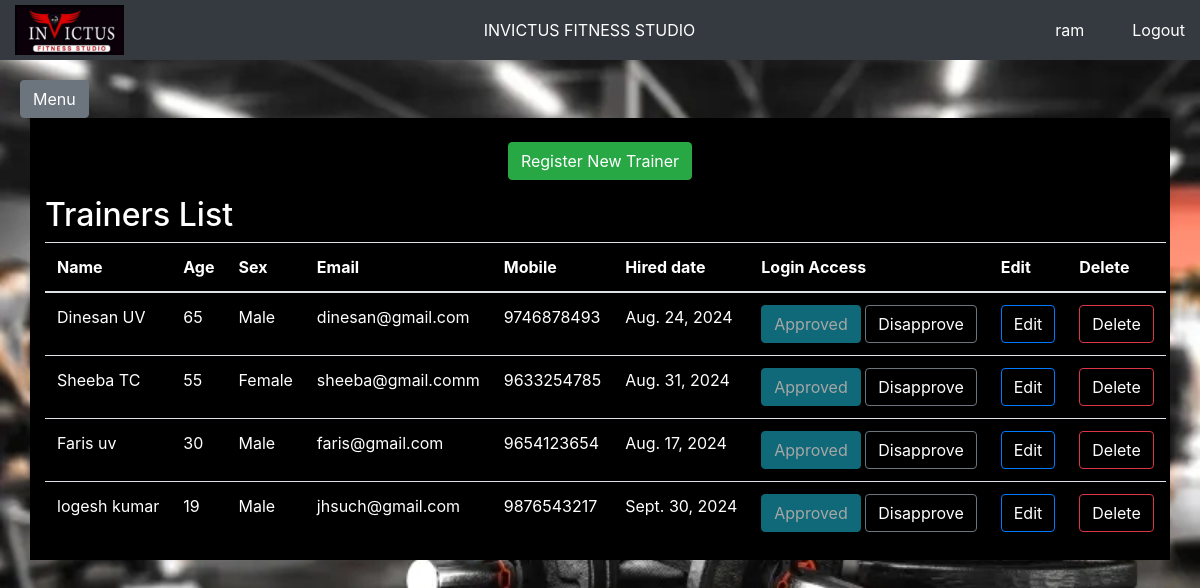
/trainers_list/ (signed in), run on the app's committed database.
### registration/models.py (models this page shows, shortened)
class Trainers(models.Model):
    SEX_CHOICES = [
        ('Male', 'Male'),
        ('Female', 'Female'),
        ('Other', 'Other'),
    ]
    user = models.OneToOneField(User, on_delete=models.CASCADE)
    first_name = models.CharField(max_length=50)
    last_name = models.CharField(max_length=50)
    sex = models.CharField(max_length=10, choices=SEX_CHOICES)
    age = models.IntegerField()
    email = models.EmailField(max_length=50)
    mobile_number = models.CharField(max_length=15)
    hire_date = models.DateField(null=True, blank=True)
    class Meta:
        db_table='trainers'

### registration/views.py (the view)
# urls.py: path('trainers_list/', trainers_list, name='trainers_list'),
@login_required
def trainers_list(request):
    trainers=Trainers.objects.all()
    return render(request,'registration/trainers_list.html',{'trainers':trainers})

### main/templates/registration/trainers_list.html (shortened to what this page needs)
{% extends "base.html" %} {% block content %}
<div class="container half-opacity-bg">
  <div class="row justify-content-center">
    <div class="col-12 text-center mt-4 mb-3">
      <button
        type="button"
        class="btn btn-success white-text"
        onclick="window.location.href = '/add_trainer/'"
      >
        Register New Trainer
      </button>
    </div>
  </div>
  <div class="row justify-content-center">
    <div class="col-md-12">
      <h2 class="white-text">Trainers List</h2>
      <table class="table table-striped">
        <thead>
          <tr>
            <th scope="col" class="white-text">Name</th>
            <th scope="col" class="white-text">Age</th>
            <th scope="col" class="white-text">Sex</th>
            <th scope="col" class="white-text">Email</th>
            <th scope="col" class="white-text">Mobile</th>
            <th scope="col" class="white-text">Hired date</th>
            <th class="text-nowrap white-text">Login Access</th>
            <th scope="col" class="white-text">Edit</th>
            <th scope="col" class="white-text">Delete</th>
          </tr>
        </thead>
        <tbody>
          {% for trainer in trainers %}
          <tr>
            <td class="text-nowrap white-text">
              {{trainer.first_name}} {{trainer.last_name}}
            </td>
            <td class="white-text">{{trainer.age}}</td>
            <td class="white-text">{{trainer.sex}}</td>
            <td class="white-text">{{trainer.email}}</td>
            <td class="white-text">{{trainer.mobile_number}}</td>
            <td class="text-nowrap white-text">{{trainer.hire_date}}</td>
            <td class="text-nowrap">
              <a href="{% url 'approve_trainer' trainer.id %}">
                <button {% if trainer.user.is_active %}disabled{% endif %} class="white-text btn btn-info half-opacity-bg">
                  {% if trainer.user.is_active %} Approved
                  {% else %} Approve
                  {% endif %}
                </button>
              </a>
              <a href="{% url 'disapprove_trainer' trainer.id %}">
                <button {% if not trainer.user.is_active %}disabled{% endif %} class="white-text btn btn-secondary half-opacity-bg">
                  {% if trainer.user.is_active %} Disapprove {% else %} Disapproved {% endif %}
                </button>
              </a>
            </td>
            <td>
              <button
                type="button"
                class="btn btn-primary white-text half-opacity-bg"
                onclick="fn_ConfirmEdit('/edit_trainer/{{trainer.id}}')"
              >
                Edit
              </button>
            </td>
            <td>
              <button
                type="button"
                class="btn btn-danger white-text half-opacity-bg"
                onclick="fn_ConfirmDelete('/delete_trainer/{{trainer.id}}')"
              >
                Delete
              </button>
            </td>
          </tr>
          {% endfor %}
        </tbody>
      </table>
    </div>
  </div>
</div>
{% endblock %}

### main/templates/base.html (shortened to what this page needs)
<!DOCTYPE html>
<html>
  <head>
    <link
      href="https://stackpath.bootstrapcdn.com/bootstrap/4.5.2/css/bootstrap.min.css"
      rel="stylesheet"
    />
    {% load static %}
    <link rel="stylesheet" type="text/css" href="{% static 'css/main.css' %}" />
  </head>
  <body>
    <div class="header">
      <a href="{% url 'home' %}">
        <img
          src="{% static 'images/gms_logo.png' %}"
          alt="Logo"
        />
      </a>
      <div class="center">INVICTUS FITNESS STUDIO</div>
      <div class="text-white mr-5">{{user.username}}</div>
      <a href="/" class="text-white">Logout</a>
    </div>
    <div class="content" id="content">
      <button
        class="btn btn-secondary"
        id="sidebarCollapse"
        style="margin-top: 60px"
      >
        Menu
      </button>
      {% block content %} {% endblock %}
    </div>
  </body>
</html>

### main/static/css/main.css (style rules this page uses)
.header { height: 60px; background-color: #343a40; color: #ffffff; text-align: center; position: fixed; width: 100%; top: 0; z-index: 1000; display: flex; align-items: center; justify-content: space-between; padding: 0 15px; }
.header img { height: 50px; }
.header .center { flex-grow: 1; text-align: center; }
.content { padding: 20px; }
.content { margin-left: 0; padding: 20px; transition: margin-left 0.3s ease; }

### main/templates/registration/trainers_list.html (style rules this page uses)
.white-text { color: white; }
.half-opacity-bg { background-color:black; }

### data on the page
Trainers: first_name "Dinesan", last_name "UV", age "65", sex "Male", email "dinesan@gmail.com", mobile_number "9746878493", hire_date "Aug. 24, 2024", shows "Approved", shows "Disapprove"
Trainers: first_name "Sheeba", last_name "TC", age "55", sex "Female", email "sheeba@gmail.comm", mobile_number "9633254785", hire_date "Aug. 31, 2024", shows "Approved", shows "Disapprove"
Trainers: first_name "Faris", last_name "uv", age "30", sex "Male", email "faris@gmail.com", mobile_number "9654123654", hire_date "Aug. 17, 2024", shows "Approved", shows "Disapprove"
Trainers: first_name "logesh", last_name "kumar", age "19", sex "Male", email "jhsuch@gmail.com", mobile_number "9876543217", hire_date "Sept. 30, 2024", shows "Approved", shows "Disapprove"

### other printed values
{{ user.username }} "ram"
